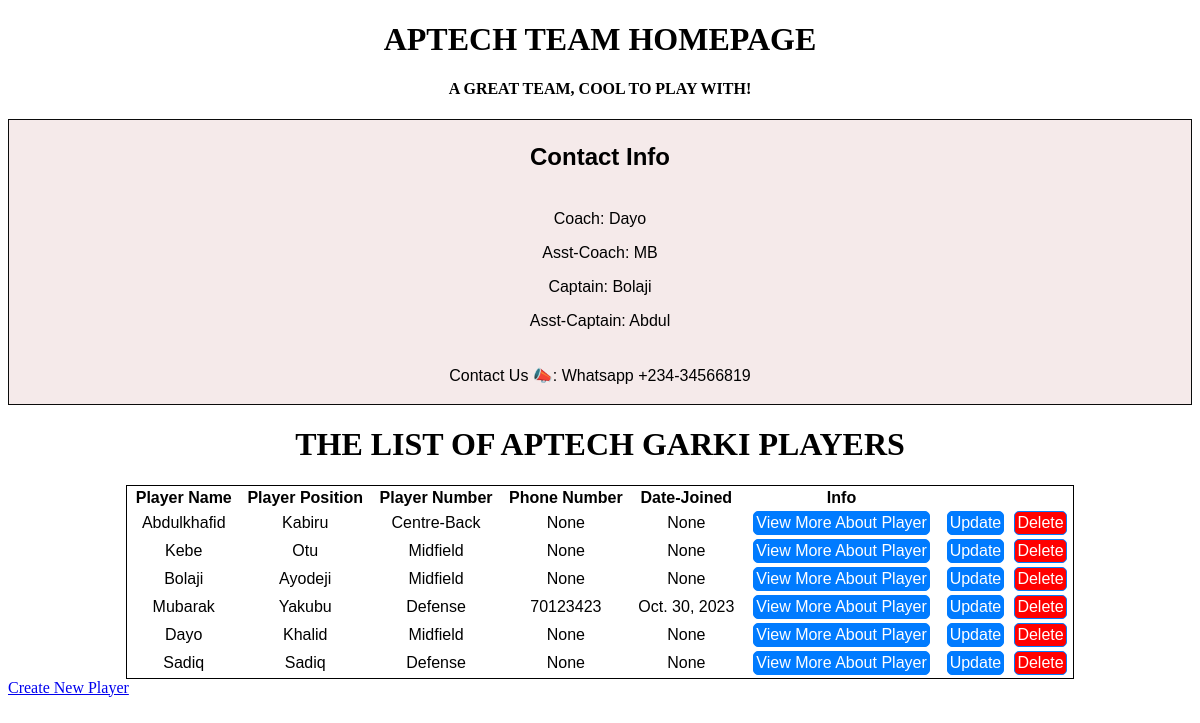
Before: /aptechteam/ with the older database file.
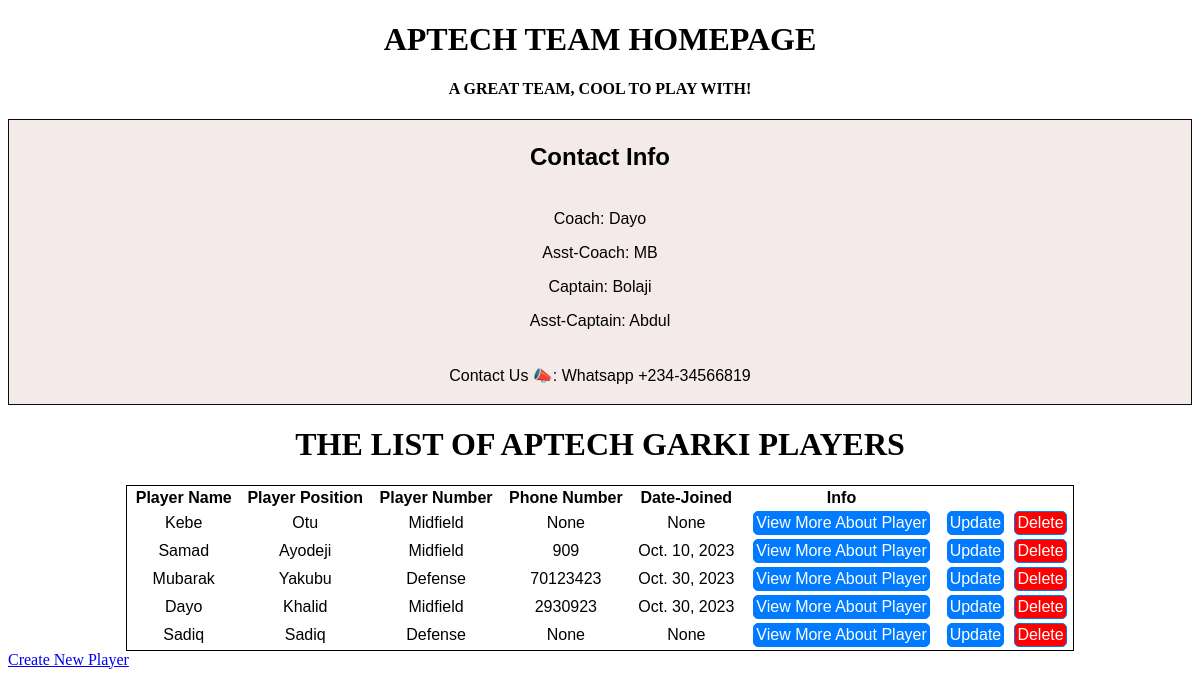
After: the same page with the newer database file.
### aptechteam/models.py (models this page shows)
class Members(models.Model):
    firstname = models.CharField(max_length=255)
    lastname = models.CharField(max_length=255)
    position = models.CharField(max_length=20, null=True)
    phone = models.IntegerField(null=True)
    joined_date = models.DateField(null=True)

### aptechteam/views.py (the view)
# urls.py: path("", views.members, name='aptechteam'),
def members(request):
    team_members = Members.objects.all().values()
    context = {
        "team": team_members,
    }
    return render(request, "allmembers.html", context)

### aptechteam/templates/allmembers.html (shortened to what this page needs)
<!DOCTYPE html>
<html lang="en">
<head>
</head>
<body>
    <h1 class="text-center">Aptech team homepage</h1>
    <h4 class="text-center">a great team, cool to play with!</h4>
    <div class="card">
        <div class="card-header">
            <h2>contact info</h2>
        </div>
        <div class="card-body">
            <p>Coach: Dayo</p>
            <p>Asst-Coach: MB</p>
            <p>Captain: Bolaji</p>
            <p>Asst-Captain: Abdul</p>
        </div>
        <div class="card-footer">
            <p>contact us 📣: whatsapp +234-34566819</p>
        </div>
    </div>
    <h1 class="text-center">the list of aptech garki players</h1>
    {% block content %}
    <table>
        <thead>
            <td>player name</td>
            <td>player position</td>
            <td>player number</td>
            <td>phone number</td>
            <td>date-joined</td>
            <td>Info</td>
        </thead>
        {% for x in team %}
        <tr>
            <td>{{ x.firstname }}</td>
            <td>{{ x.lastname }}</td>
            <td>{{ x.position }}</td>
            <td>{{ x.phone }}</td>
            <td>{{ x.joined_date }}</td>
            <td><a href="playerdetail/{{x.id}}" class="button">View more about player</a></td>
            <td><a href="http://127.0.0.1:8000/admin/aptechteam/members/{{x.id}}/change/" class="button">update</a></td>
            <td><a href="http://127.0.0.1:8000/admin/aptechteam/members/{{x.id}}/delete/" class="button" style="background-color: red;">delete</a></td>
        </tr>
        {% endfor %}
    </table>
    <a href="http://127.0.0.1:8000/admin/aptechteam/members/add/">create new player</a>
    {% endblock %}
</body>
</html>

Changed rows visible on the page:
removed Members: firstname "Abdulkhafid", lastname "Kabiru", position "Centre-Back", phone "None", joined_date "None"
changed Members "Ayodeji": firstname "Bolaji" → "Samad"; phone "None" → "909"; joined_date "None" → "Oct. 10, 2023"
changed Members "Dayo": phone "None" → "2930923"; joined_date "None" → "Oct. 30, 2023"
